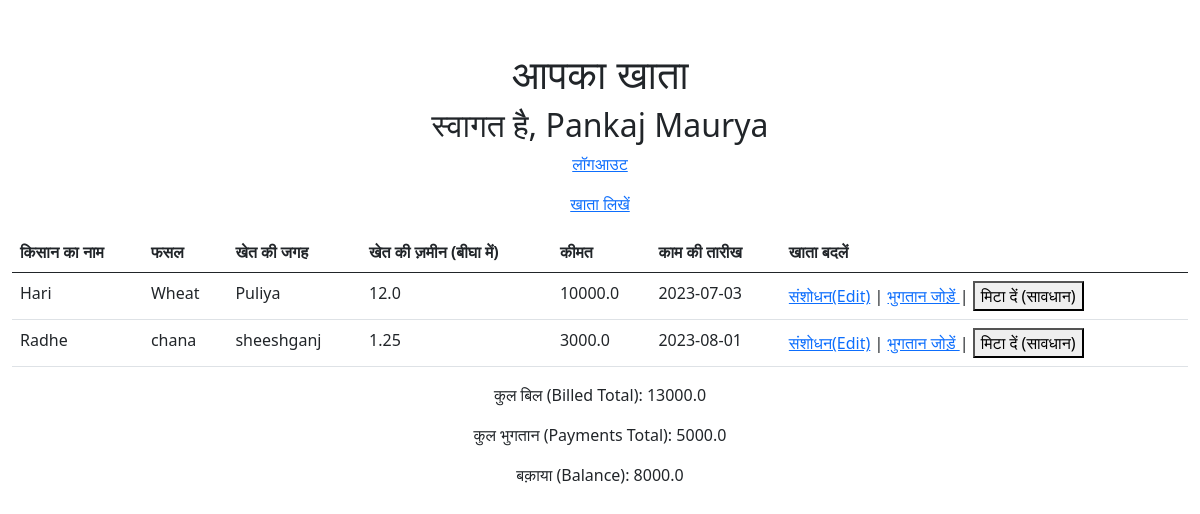
The page /dashboard (signed in) on the database as committed earlier.
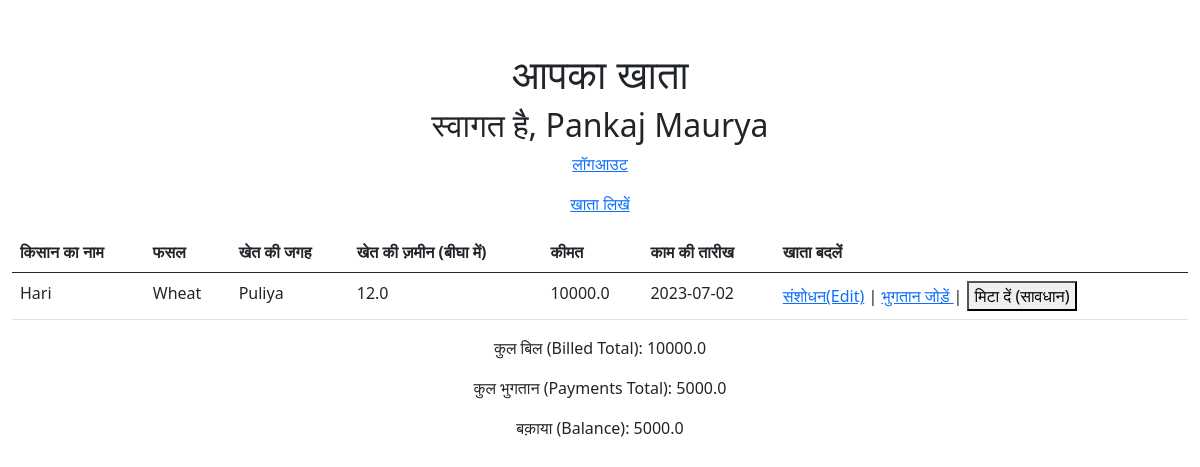
The same page on the database as committed later.
### app.py (models this page shows, shortened)
class User(UserMixin, db.Model):
    id = db.Column(db.Integer, primary_key=True)
    phone_number = db.Column(db.String(10), unique=True, index=True, nullable=False)
    password_hash = db.Column(db.String(128), nullable=False)
    name = db.Column(db.String(100), nullable=False)
    @property
    def password(self):
        raise AttributeError('password is not a readable attribute')

class KhataEntry(db.Model):
    id = db.Column(db.Integer, primary_key=True)
    lender_id = db.Column(db.Integer, db.ForeignKey('user.id'), nullable=False, index=True)
    farmer_name = db.Column(db.String(100), nullable=False)
    crop_kind = db.Column(db.String(100), nullable=False)
    locality = db.Column(db.String(100), nullable=False)
    farm_area = db.Column(db.Float, nullable=False)
    billed_amount = db.Column(db.Float, nullable=False)
    date_of_activity = db.Column(db.DateTime, nullable=False, default=datetime.utcnow)

### app.py (the view)
@login_required
@app.route('/dashboard')
def dashboard():
    print("current user id " + str(current_user.id))
    entries = KhataEntry.query.filter_by(lender_id=current_user.id).all()
    billed_total = sum(entry.billed_amount for entry in entries)
    payments_total = sum(entry.amount for entry in Payment.query.filter_by(lender_id=current_user.id).all())
    balance = billed_total - payments_total
    return render_template('dashboard.html', user_id=current_user.id, name=current_user.name, entries=entries, billed_total=billed_total, payments_total=payments_total, balance=balance)

### app.py (called while the page is built)
@login_manager.user_loader
def load_user(user_id):
    return User.query.get(int(user_id))

### templates/dashboard.html (shortened to what this page needs)
<!DOCTYPE html>
<html>
<head>
    <link rel="stylesheet" href="https://stackpath.bootstrapcdn.com/bootstrap/5.0.0-alpha1/css/bootstrap.min.css">
</head>
<body>
    <div class="container">
        <h1 class="text-center">आपका खाता</h1>
        <h2 class="text-center">स्वागत है, {{ name }}</h2>
        <p class="text-center"><a href="/logout">लॉगआउट</a></p>
        <p class="text-center"><a href="/add_entry">खाता लिखें</a></p>
        <table class="table">
            <thead>
                <tr>
                    <th>किसान का नाम</th>
                    <th>फसल</th>
                    <th>खेत की जगह</th>
                    <th>खेत की ज़मीन (बीघा में)</th>
                    <th>कीमत</th>
                    <th>काम की तारीख</th>
                    <th>खाता बदलें</th>
                </tr>
            </thead>
            <tbody>
                {% for entry in entries %}
                    <tr>
                        <td>{{ entry.farmer_name }}</td>
                        <td>{{ entry.crop_kind }}</td>
                        <td>{{ entry.locality }}</td>
                        <td>{{ entry.farm_area }}</td>
                        <td>{{ entry.billed_amount }}</td>
                        <td>{{ entry.date_of_activity.strftime('%Y-%m-%d') }}</td>
                        <td>
                            <a href="/edit_entry/{{ entry.id }}">संशोधन(Edit)</a> |
                            <a href="/mark_payment/{{ entry.id }}">भुगतान जोड़ें </a> |
                            <form method="POST" action="/delete_entry/{{ entry.id }}" style="display: inline;">
                                <button type="submit" onclick="return confirm('क्या सच में मिटाना चाहते हैं? (Are you sure?)')">मिटा दें (सावधान)</button>
                            </form>
                        </td>
                    </tr>
                {% endfor %}
            </tbody>
        </table>
        <p class="text-center">कुल बिल (Billed Total): {{ billed_total }}</p>
        <p class="text-center">कुल भुगतान (Payments Total): {{ payments_total }}</p>
        <p class="text-center">बक़ाया (Balance): {{ balance }}</p>
    </div>
    </body>
</html>

### templates/dashboard.html (style rules this page uses)
.container { max-width: 100%; margin-top: 50px; margin-bottom: 50px; }

Rows that differ between the two databases and show on the page:
removed KhataEntry: farmer_name "Radhe", crop_kind "chana", locality "sheeshganj", farm_area "1.25", billed_amount "3000.0", date_of_activity "2023-08-01"
changed KhataEntry "Hari": date_of_activity "2023-07-03" → "2023-07-02"
Other text that changed with them:
{{ billed_total }}: "13000.0" → "10000.0"
{{ balance }}: "8000.0" → "5000.0"
